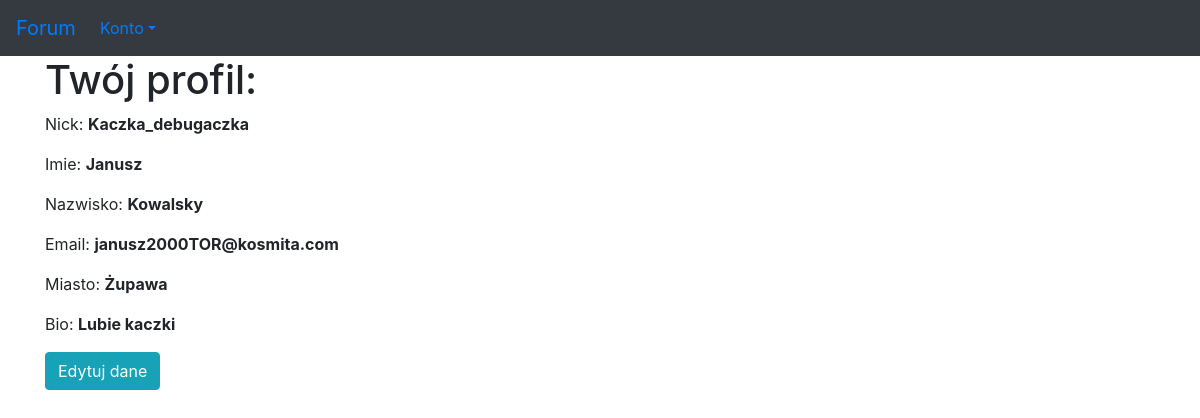
Screenshot of /users/9/ (signed in) with the database file from the repository.
### users/models.py (models this page shows, shortened)
class UserProfile(models.Model):
    user = models.OneToOneField(User, on_delete=models.CASCADE)
    city = models.CharField(max_length=100, default='', blank=True)
    bio = models.TextField(default='', blank=True)
    def create_profile(sender, **kwargs):  # Funckja, ktora tworzy profile użytkownika
        user = kwargs["instance"]
        if kwargs["created"]:
            user_profile = UserProfile(user=user)
            user_profile.save()
    post_save.connect(create_profile, sender=User)

### users/views.py (the view)
# urls.py: path('<int:pk>/', views.user_detail, name='index'),
def user_detail(request, pk):
    user = get_object_or_404(User, pk=pk)
    userprofile = user.userprofile
    return render(request, 'users/index.html', {'userprofile': userprofile})

### users/templates/users/index.html (shortened to what this page needs)
{% extends 'szablon.html' %}
{% block naglowek %}Twój profil: {% endblock naglowek %}
{% block tresc %}
    {% load crispy_forms_tags %}
    {% if user.is_authenticated %}
        <p>Nick: <b>{{ userprofile.user.username }}&nbsp</b></p>
        <p>Imie: <b>{{ userprofile.user.first_name }}&nbsp</b></p>
        <p>Nazwisko: <b>{{ userprofile.user.last_name }}&nbsp</b></p>
        <p>Email: <b>{{ userprofile.user.email }}&nbsp</b></p>
        <p>Miasto: <b>{{ userprofile.city }}&nbsp</b></p>
        <p>Bio: <b>{{ userprofile.bio }}&nbsp</b></p>
        <p><a href="{% url 'users:user_info' pk=user.id %}" class="btn btn-info" role="button">Edytuj dane</a></p>
    {% else %}
        <form action="." method="POST">
        <a href="{% url 'users:loguj' %}" class="btn btn-info" role="button">Zaloguj</a>
        </form>
    {% endif %}
{% endblock tresc %}

### rows the page displays
UserProfile: user.username "Kaczka_debugaczka", user.first_name "Janusz", user.last_name "Kowalsky", user.email "janusz2000TOR@kosmita.com", city "Żupawa", bio "Lubie kaczki"
